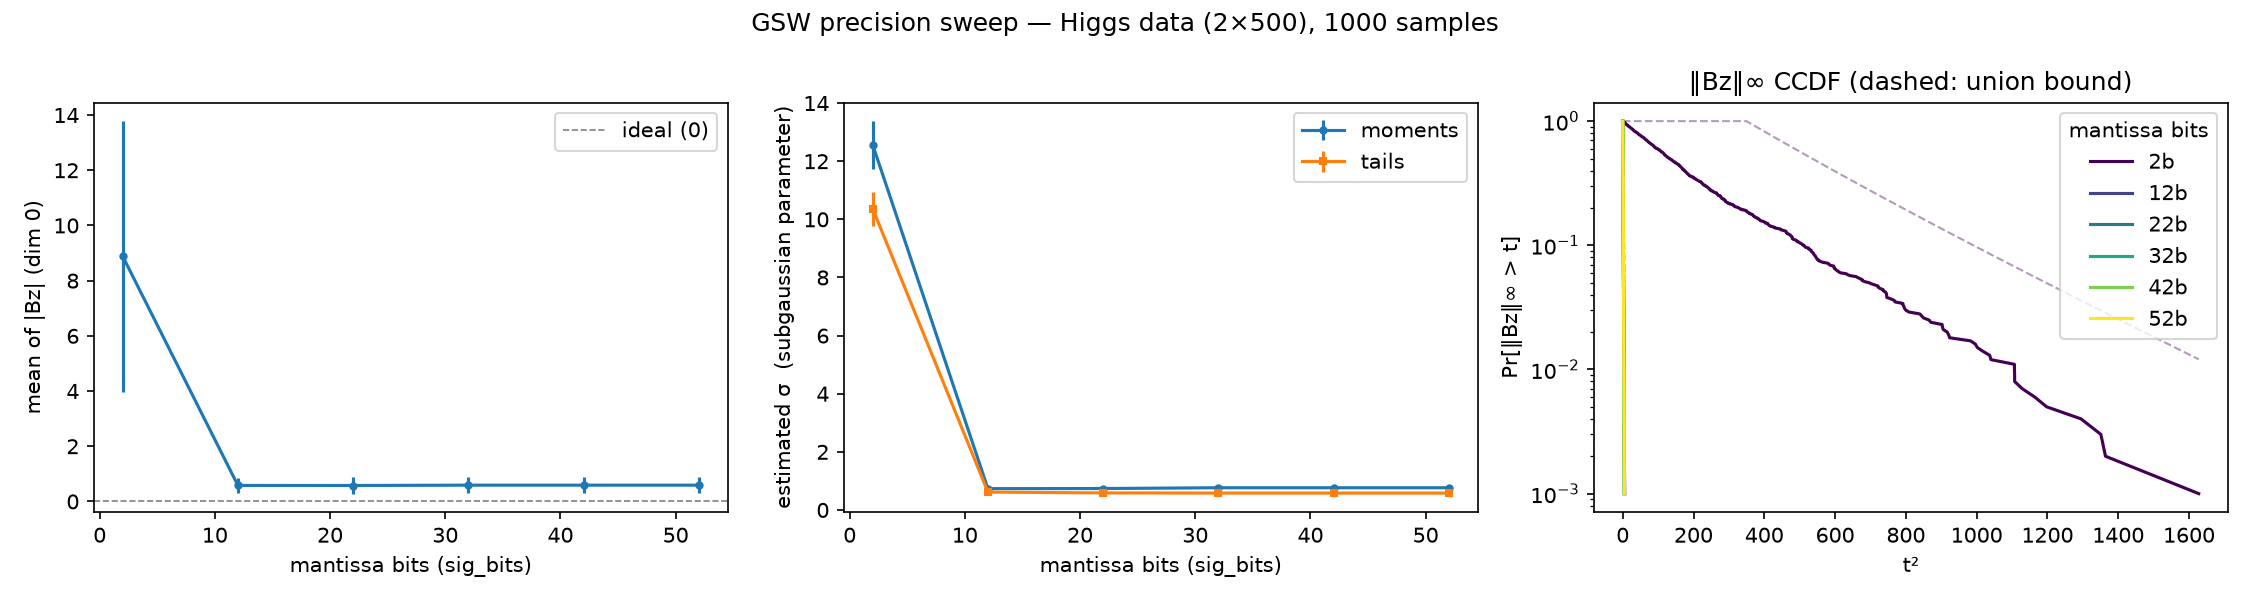

The script that saved this image:
"""GSW precision ablation on the Higgs data matrix used in Low-Rank Thinning.

This script takes the two low-level angular-momentum features used by
Liu et al. (2020) / Domingo-Enrich et al. (2023) (the Higgs two-sample
experiment in Low-Rank Thinning, Sec. 6.2), normalizes the columns, and
sweeps mantissa precision exactly like precision_sweep.py.

Usage:
    python higgs_sweep.py
    python higgs_sweep.py --n 1024 --num-samples 1000 --workers 4
"""

import os
os.environ.setdefault("chop_backend", "numpy")
# single-threaded BLAS so parallel rollout workers don't oversubscribe the cores
for _v in ("OPENBLAS_NUM_THREADS", "OMP_NUM_THREADS", "MKL_NUM_THREADS"):
    os.environ.setdefault(_v, "1")

import argparse
import matplotlib
matplotlib.use("Agg")  # non-interactive: save figures, never pop up a window
import matplotlib.pyplot as plt
import numpy as np
from sklearn.datasets import fetch_openml
from tqdm import tqdm

from precision_sweep import (
    _subgaussian_sigma, _test_directions, _plot_inf_norm_ccdf,
)
import rollouts


def load_higgs_matrix(
    n: int,
    features: list[int] | None = None,
    seed: int = 0,
) -> np.ndarray:
    """Load the Higgs data from OpenML and return a column-normalised B matrix."""
    if features is None:
        features = [0, 1]  # two low-level angular-momentum features

    print(f"Loading Higgs from OpenML (data_id=23512), "
          f"features {features}, n={n}...")
    X, _ = fetch_openml(
        data_id=23512,
        as_frame=False,
        return_X_y=True,
        parser='liac-arff',
    )
    X = np.asarray(X, dtype=float)

    rng = np.random.default_rng(seed)
    idx = rng.choice(len(X), size=min(n, len(X)), replace=False)
    X = X[idx][:, features]

    B = X.T  # GSW expects (m, n) with unit-norm columns
    norms = np.linalg.norm(B, axis=0)
    B = B / np.where(norms == 0, 1.0, norms)
    return B


def higgs_sweep(
    n: int = 500,
    num_samples: int = 1000,
    num_random_dirs: int = 20,
    sig_bits_min: int = 2,
    sig_bits_max: int = 52,
    sig_bits_step: int = 10,
    workers: int | None = None,
    seed: int = 0,
    save_path: str = "higgs_sweep.png",
) -> None:
    """Run GSW on a Higgs data submatrix across mantissa bit widths."""
    B = load_higgs_matrix(n, seed=seed)
    m, n_actual = B.shape
    print(f"B shape: {m} × {n_actual}")

    sig_range = range(sig_bits_min, sig_bits_max + 1, sig_bits_step)
    sig_list = list(sig_range)
    colors = plt.cm.viridis(np.linspace(0, 1, len(sig_list)))
    fig, (ax_disc, ax_sg, ax_cc) = plt.subplots(1, 3, figsize=(15, 4))
    fig.suptitle(
        f"GSW precision sweep — Higgs data ({m}×{n_actual}), "
        f"{num_samples} samples"
    )

    mean_discrepancies = []
    mean_discrepancy_errs = []
    sigma_moms = []
    sigma_mom_errs = []
    sigma_tails = []
    sigma_tail_errs = []

    directions = _test_directions(B, num_random=num_random_dirs)

    for sig_bits, col in zip(sig_list, tqdm(colors, desc="sig_bits")):
        bz_means, projections, bz_samples = rollouts.run_samples(
            B, directions, num_samples,
            sig_bits=None if sig_bits == 52 else sig_bits,
            noise_std=2**(-32),
            workers=workers,
            seed=seed,
        )
        _plot_inf_norm_ccdf(ax_cc, bz_samples, f"{sig_bits}b", col)
        abs_bz = np.abs(bz_means)
        mean_discrepancies.append(abs_bz.mean())
        mean_discrepancy_errs.append(abs_bz.std())

        # worst-case sub-Gaussian parameter over all test directions
        mom_list = []
        tail_list = []
        for proj in projections:
            sm, st = _subgaussian_sigma(proj)
            mom_list.append(sm)
            tail_list.append(st)
        sigma_moms.append(max(mom_list))
        sigma_mom_errs.append(np.std(mom_list))
        sigma_tails.append(max(tail_list))
        sigma_tail_errs.append(np.std(tail_list))

    ax_disc.errorbar(sig_list, mean_discrepancies, yerr=mean_discrepancy_errs, marker="o", markersize=3)
    ax_disc.set_xlabel("mantissa bits (sig_bits)")
    ax_disc.set_ylabel("mean of |Bz| (dim 0)")
    ax_disc.axhline(0.0, color="gray", linestyle="--", linewidth=0.8, label="ideal (0)")
    ax_disc.legend()

    ax_sg.errorbar(sig_list, sigma_moms, yerr=sigma_mom_errs, marker="o", markersize=3, label="moments")
    ax_sg.errorbar(sig_list, sigma_tails, yerr=sigma_tail_errs, marker="s", markersize=3, label="tails")
    ax_sg.set_xlabel("mantissa bits (sig_bits)")
    ax_sg.set_ylabel("estimated σ  (subgaussian parameter)")
    ax_sg.legend()

    ax_cc.set_yscale("log")
    ax_cc.set_xlabel("t²")
    ax_cc.set_ylabel("Pr[‖Bz‖∞ > t]")
    ax_cc.set_title("‖Bz‖∞ CCDF (dashed: union bound)")
    ax_cc.legend(title="mantissa bits")

    fig.tight_layout()
    fig.savefig(save_path, dpi=150)
    plt.close(fig)
    print(f"saved {save_path}")


if __name__ == "__main__":
    parser = argparse.ArgumentParser(
        description="GSW mantissa-precision ablation on the Higgs data matrix"
    )
    parser.add_argument("--n", type=int, default=500,
                        help="number of Higgs points to use")
    parser.add_argument("--num-samples", type=int, default=1000,
                        help="independent GSW runs per precision level")
    parser.add_argument("--workers", type=int, default=None,
                        help="number of parallel workers (default: half cores)")
    parser.add_argument("--seed", type=int, default=0,
                        help="random seed")
    parser.add_argument("--save", type=str, default="higgs_sweep.png",
                        help="output plot path")
    args = parser.parse_args()

    higgs_sweep(
        n=args.n,
        num_samples=args.num_samples,
        workers=args.workers,
        seed=args.seed,
        save_path=args.save,
    )
